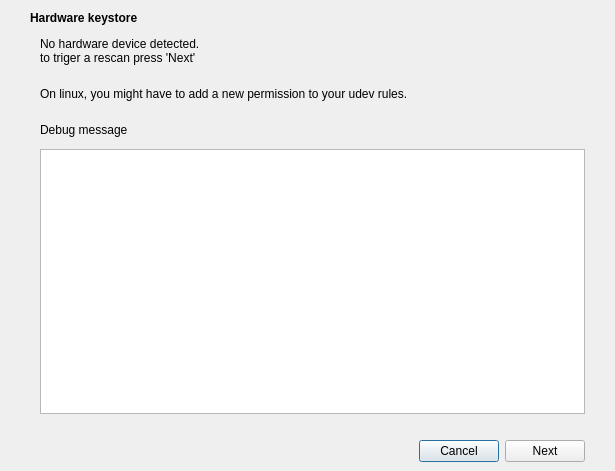
<?xml version="1.0" encoding="UTF-8"?>
<ui version="4.0">
 <class>HardwareDeviceDialog</class>
 <widget class="QDialog" name="HardwareDeviceDialog">
  <property name="geometry">
   <rect>
    <x>0</x>
    <y>0</y>
    <width>615</width>
    <height>471</height>
   </rect>
  </property>
  <property name="windowTitle">
   <string>Search for hardware keystore</string>
  </property>
  <layout class="QVBoxLayout" name="verticalLayout_2">
   <property name="leftMargin">
    <number>0</number>
   </property>
   <property name="rightMargin">
    <number>0</number>
   </property>
   <property name="bottomMargin">
    <number>0</number>
   </property>
   <item>
    <layout class="QVBoxLayout" name="verticalLayout">
     <property name="spacing">
      <number>12</number>
     </property>
     <property name="leftMargin">
      <number>30</number>
     </property>
     <property name="rightMargin">
      <number>30</number>
     </property>
     <item>
      <widget class="QLabel" name="labelTitle">
       <property name="font">
        <font>
         <weight>75</weight>
         <bold>true</bold>
        </font>
       </property>
       <property name="text">
        <string>Hardware keystore</string>
       </property>
      </widget>
     </item>
     <item>
      <layout class="QVBoxLayout" name="verticalLayout_4">
       <property name="leftMargin">
        <number>10</number>
       </property>
       <item>
        <widget class="QLabel" name="labelHardwareDevice">
         <property name="text">
          <string>No hardware device detected.
to triger a rescan press 'Next'</string>
         </property>
        </widget>
       </item>
       <item>
        <spacer name="verticalSpacer_2">
         <property name="orientation">
          <enum>Qt::Vertical</enum>
         </property>
         <property name="sizeType">
          <enum>QSizePolicy::Fixed</enum>
         </property>
         <property name="sizeHint" stdset="0">
          <size>
           <width>20</width>
           <height>10</height>
          </size>
         </property>
        </spacer>
       </item>
       <item>
        <widget class="QLabel" name="labelLinuxPermissions">
         <property name="text">
          <string>On linux, you might have to add a new permission to your udev rules.</string>
         </property>
        </widget>
       </item>
       <item>
        <spacer name="verticalSpacer_3">
         <property name="orientation">
          <enum>Qt::Vertical</enum>
         </property>
         <property name="sizeType">
          <enum>QSizePolicy::Fixed</enum>
         </property>
         <property name="sizeHint" stdset="0">
          <size>
           <width>20</width>
           <height>10</height>
          </size>
         </property>
        </spacer>
       </item>
       <item>
        <widget class="QLabel" name="labelDebugMessage">
         <property name="text">
          <string>Debug message</string>
         </property>
        </widget>
       </item>
       <item>
        <widget class="QTextEdit" name="textEditDebugMessage">
         <property name="readOnly">
          <bool>true</bool>
         </property>
         <property name="html">
          <string>&lt;!DOCTYPE HTML PUBLIC &quot;-//W3C//DTD HTML 4.0//EN&quot; &quot;http://www.w3.org/TR/REC-html40/strict.dtd&quot;&gt;
&lt;html&gt;&lt;head&gt;&lt;meta name=&quot;qrichtext&quot; content=&quot;1&quot; /&gt;&lt;style type=&quot;text/css&quot;&gt;
p, li { white-space: pre-wrap; }
&lt;/style&gt;&lt;/head&gt;&lt;body style=&quot; font-size:11pt; font-weight:400; font-style:normal;&quot;&gt;
&lt;p style=&quot;-qt-paragraph-type:empty; margin-top:0px; margin-bottom:0px; margin-left:0px; margin-right:0px; -qt-block-indent:0; text-indent:0px;&quot;&gt;&lt;br /&gt;&lt;/p&gt;&lt;/body&gt;&lt;/html&gt;</string>
         </property>
        </widget>
       </item>
      </layout>
     </item>
    </layout>
   </item>
   <item>
    <spacer name="verticalSpacer_4">
     <property name="orientation">
      <enum>Qt::Vertical</enum>
     </property>
     <property name="sizeType">
      <enum>QSizePolicy::Fixed</enum>
     </property>
     <property name="sizeHint" stdset="0">
      <size>
       <width>20</width>
       <height>5</height>
      </size>
     </property>
    </spacer>
   </item>
   <item>
    <widget class="QWidget" name="buttonsContainerWhite" native="true">
     <layout class="QHBoxLayout" name="horizontalLayout_2">
      <property name="leftMargin">
       <number>30</number>
      </property>
      <property name="topMargin">
       <number>15</number>
      </property>
      <property name="rightMargin">
       <number>30</number>
      </property>
      <item>
       <spacer name="horizontalSpacer">
        <property name="orientation">
         <enum>Qt::Horizontal</enum>
        </property>
        <property name="sizeHint" stdset="0">
         <size>
          <width>40</width>
          <height>20</height>
         </size>
        </property>
       </spacer>
      </item>
      <item>
       <widget class="QPushButton" name="cancelButton">
        <property name="text">
         <string>Cancel</string>
        </property>
       </widget>
      </item>
      <item>
       <widget class="QPushButton" name="nextButton">
        <property name="text">
         <string>Next</string>
        </property>
       </widget>
      </item>
     </layout>
    </widget>
   </item>
  </layout>
 </widget>
 <resources/>
 <connections/>
</ui>
